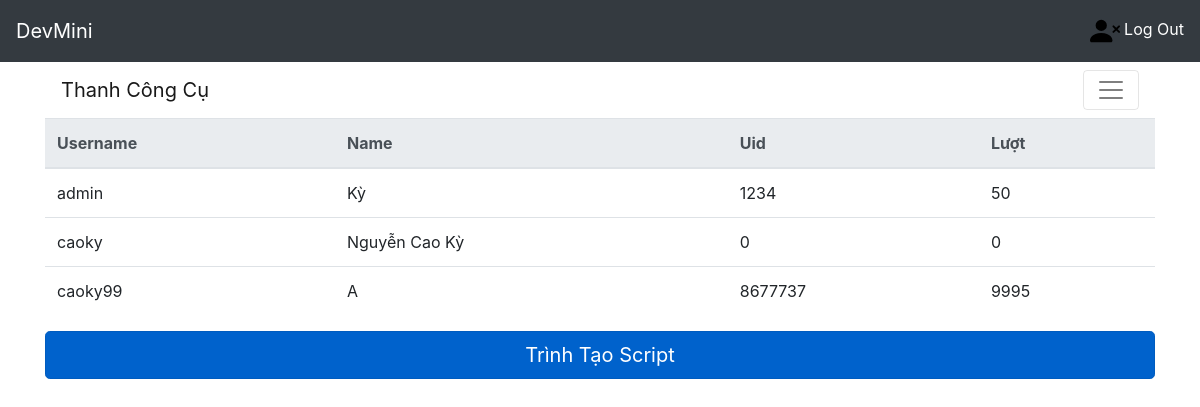
The app's page / (signed in) with its own data.
### home/models.py (models this page shows)
class MyUser(AbstractUser):
    luot=models.IntegerField(default=0)
    name=models.CharField(max_length=100,default="")
    uid=models.IntegerField(default=0)
    isAdmin = models.BooleanField(default=False)
    madonhang=models.IntegerField(default=0)

### home/views.py (the view)
# urls.py: path('', views.index),
def index(request):
   User = {'MyUser': MyUser.objects.all()}
   return render(request, 'pages/home.html', User)

### home/templates/pages/home.html (shortened to what this page needs)
{% extends "pages/base.html" %}
{% block menu %}
<nav class="navbar navbar-light">
  <a class="navbar-brand" href="#">Thanh Công Cụ</a>
  <button class="navbar-toggler" type="button" data-toggle="collapse" data-target="#navbarNavAltMarkup" aria-controls="navbarNavAltMarkup" aria-expanded="false" aria-label="Toggle navigation">
    <span class="navbar-toggler-icon"></span>
  </button>
</nav>
<table class="table">
  <thead class="thead-light">
    <tr>
      <th scope="col">Username</th>
      <th scope="col">Name</th>
      <th scope="col">Uid</th>
      <th scope="col">Lượt</th>
    </tr>
  </thead>
  <tbody>
  {% for name in MyUser %}
    <tr>
      <td>{{name.username}}</td>
      <td>{{name.name}}</td>
      <td>{{name.uid}}</td>
      <td>{{name.luot}}</td>
    </tr>
    {% endfor %}
  </tbody>
</table>
{% if user.luot > 0 %}
<a href="{% url 'script' %}" class="btn btn-primary btn-lg active btn-lg btn-block" role="button" aria-pressed="true">Trình Tạo Script</a>
{% endif %}
{% endblock %}

### records on screen
MyUser: username "admin", name "Kỳ", uid "1234", luot "50"
MyUser: username "caoky", name "Nguyễn Cao Kỳ", uid "0", luot "0"
MyUser: username "caoky99", name "A", uid "8677737", luot "9995"
